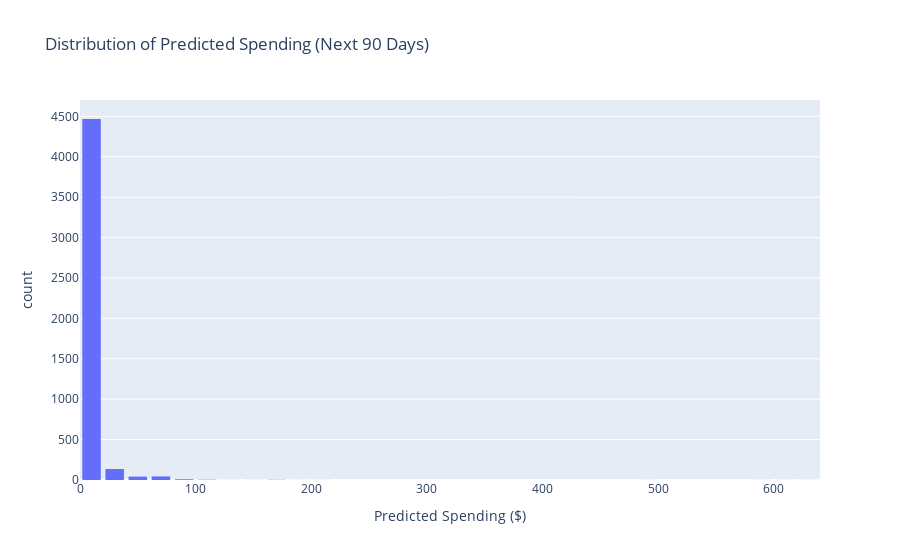

The notebook cell saved with this chart:
### Code cell
fig = px.histogram(clv_df, x='spend_90_total', nbins=50, title="Distribution of Predicted Spending (Next 90 Days)", 
                   labels={'spend_90_total': 'Predicted Spending ($)'}, color_discrete_sequence=['#636EFA'])
fig.update_layout(bargap=0.2)
fig.show()

### Figure 1 — Plotly figure (JSON) as saved in the notebook; plotly's stock layout.template omitted (floating-point values rounded to 4 significant figures; data arrays with more than 128 entries replaced by an {"elided": "..."} marker saying what was removed)
{"data": [{"alignmentgroup": "True", "bingroup": "x", "hovertemplate": "Predicted Spending ($)=%{x}<br>count=%{y}<extra></extra>", "legendgroup": "", "marker": {"color": "#636EFA", "pattern": {"shape": ""}}, "name": "", "nbinsx": 50, "offsetgroup": "", "orientation": "v", "showlegend": false, "type": "histogram", "x": {"elided": "23570 float values"}, "xaxis": "x", "yaxis": "y"}], "layout": {"bargap": 0.2, "barmode": "relative", "legend": {"tracegroupgap": 0}, "title": {"text": "Distribution of Predicted Spending (Next 90 Days)"}, "xaxis": {"anchor": "y", "domain": [0, 1], "title": {"text": "Predicted Spending ($)"}}, "yaxis": {"anchor": "x", "domain": [0, 1], "title": {"text": "count"}}}}
